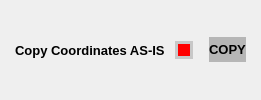
                  <widget class="QWidget" name="boxwrapper_2" native="true">
                   <layout class="QHBoxLayout" name="horizontalLayout_19">
                    <property name="spacing">
                     <number>10</number>
                    </property>
                    <property name="leftMargin">
                     <number>15</number>
                    </property>
                    <property name="topMargin">
                     <number>0</number>
                    </property>
                    <property name="rightMargin">
                     <number>15</number>
                    </property>
                    <property name="bottomMargin">
                     <number>0</number>
                    </property>
                    <item>
                     <widget class="QLabel" name="lblNativeCopier">
                      <property name="sizePolicy">
                       <sizepolicy hsizetype="Maximum" vsizetype="Preferred">
                        <horstretch>0</horstretch>
                        <verstretch>0</verstretch>
                       </sizepolicy>
                      </property>
                      <property name="font">
                       <font>
                        <pointsize>10</pointsize>
                        <weight>75</weight>
                        <bold>true</bold>
                       </font>
                      </property>
                      <property name="text">
                       <string>Copy Coordinates AS-IS</string>
                      </property>
                      <property name="scaledContents">
                       <bool>true</bool>
                      </property>
                     </widget>
                    </item>
                    <item>
                     <widget class="QCheckBox" name="chkNegetiveCopier">
                      <property name="sizePolicy">
                       <sizepolicy hsizetype="Maximum" vsizetype="Maximum">
                        <horstretch>0</horstretch>
                        <verstretch>0</verstretch>
                       </sizepolicy>
                      </property>
                      <property name="font">
                       <font>
                        <pointsize>10</pointsize>
                        <weight>75</weight>
                        <bold>true</bold>
                       </font>
                      </property>
                      <property name="styleSheet">
                       <string notr="true">QCheckBox {
}

QCheckBox::indicator {
    width:                  12px;
    height:                 12px;
    border-radius:          0px;
}

QCheckBox::indicator:checked {
    background-color:       red;
        border:                 3px solid rgb(200,200,200);
}

QCheckBox::indicator:unchecked {
    background-color:       rgb(96,96,96);
    border:                 3px solid rgb(200,200,200);
}</string>
                      </property>
                      <property name="text">
                       <string/>
                      </property>
                      <property name="checked">
                       <bool>true</bool>
                      </property>
                     </widget>
                    </item>
                    <item>
                     <widget class="QPushButton" name="btnCopyReactorPoints">
                      <property name="minimumSize">
                       <size>
                        <width>0</width>
                        <height>25</height>
                       </size>
                      </property>
                      <property name="maximumSize">
                       <size>
                        <width>150</width>
                        <height>16777215</height>
                       </size>
                      </property>
                      <property name="font">
                       <font>
                        <pointsize>10</pointsize>
                        <weight>75</weight>
                        <bold>true</bold>
                       </font>
                      </property>
                      <property name="styleSheet">
                       <string notr="true">QPushButton{
color: rgb(0, 0, 0);
background-color: rgb(182, 182, 182);
border:none;
}
QPushButton:hover{
color: rgb(0, 0, 0);
background-color: rgb(200, 200, 200);
border:none;
}
QPushButton:pressed{
color: rgb(0, 0, 0);
background-color: rgb(210, 210, 210);
border:none;
}
QPushButton:disabled {
color: rgb(96, 96, 96);
background-color: rgb(200, 200, 200);
border:none;
}</string>
                      </property>
                      <property name="text">
                       <string>COPY</string>
                      </property>
                     </widget>
                    </item>
                   </layout>
                  </widget>
